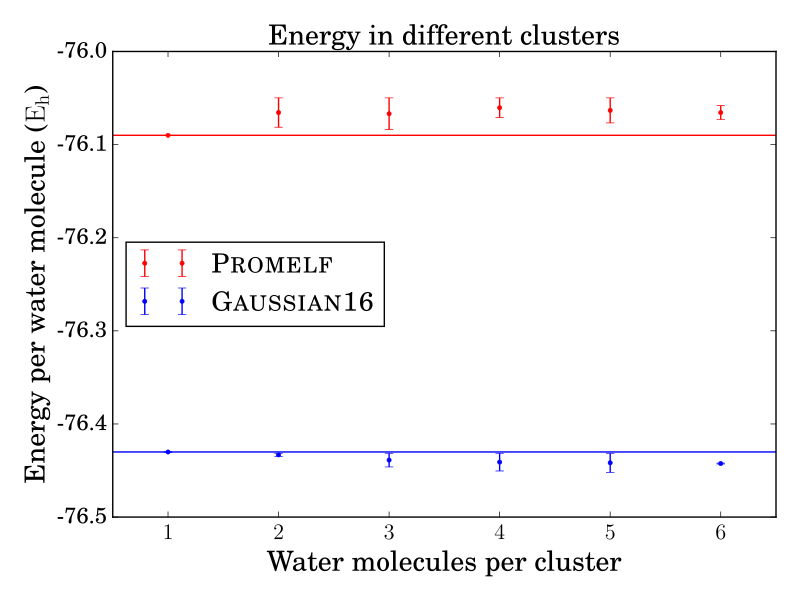

The script that saved this image:
#!/opt/homebrew/bin/python3
import numpy as np
#### Imprimir como antes
import matplotlib as mpl
import matplotlib.pyplot as plt
import matplotlib.style
mpl.style.use('classic')
axis_font = {'size' : '20'}
from matplotlib import rcParams
rcParams.update({'font.size' : 16})
rcParams.update({'figure.autolayout' : True})

plt.rc('text', usetex=True)
plt.rc('font', family='serif')

x        = []
promelf  = []
promelfe = []
wfn      = []
wfne     = []
x1       = [-1, 7]
h2op     = [-76.09004764, -76.09004764]
h2ow     = [-76.430106737419, -76.430106737419]

archivo = open('energy_devided.dat', 'r')
for line in archivo:
    line = line.strip()
    columns = line.split()
    source = float(columns[0]), float(columns[1]), float(columns[2]), float(columns[3]), float(columns[4])
    x.append(float(columns[0]))
    promelf.append(float(columns[1]))
    wfn.append(float(columns[2]))
    promelfe.append(float(columns[3]))
    wfne.append(float(columns[4]))
archivo.close()

fig, ax = plt.subplots()
plt.rc('text', usetex=True)
plt.rc('font', family='serif')

plt.errorbar(x, promelf, yerr=promelfe, fmt='.', color='r', label=r'\sc{Promelf}')
plt.errorbar(x, wfn,     yerr=wfne,     fmt='.', color='b', label=r'{\sc{Gaussian16}}')
matplotlib.pyplot.plot(x1, h2op, '-', color='r')
matplotlib.pyplot.plot(x1, h2ow, '-', color='b')

plt.xlabel(r'Water molecules per cluster', **axis_font)
plt.ylabel(r'Energy per water molecule ($\mathrm{E_h}$)', **axis_font)

plt.xlim((0.5, 6.5))
plt.ylim((-76.5, -76.0))
plt.xticks(np.arange(1,7))
plt.yticks(np.arange(-76.5,-75.9,0.1), ["-76.5", "-76.4", "-76.3", "-76.2", "-76.1", "-76.0" ])
#plt.ax.set_yticklabels(np.arange(-76.5,-76.0,0.1))

plt.title(r'Energy in different clusters', **axis_font)
ax.legend(loc='center left')

plt.savefig('devided.pdf')
#plt.show()
